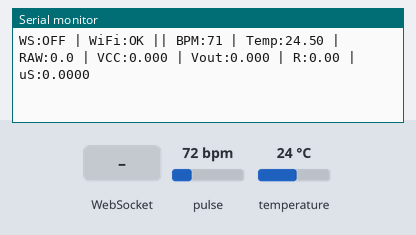
A sketch run on a simulated ESP32. Parts: the last lines printed to the serial monitor. The test bench sets the inputs (shaded band); at power-on: pulse 72 bpm, temperature 24 °C. WiFi joins after 1.5 s; servers stay silent unless stated.

Above: at 2.7 s.
2.8 s: pulse set to 130 bpm
At 2.87 s:
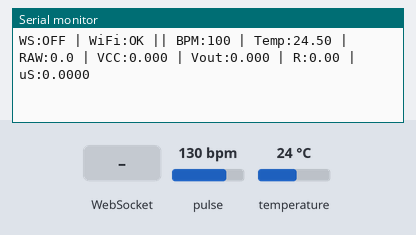
7.0 s: WebSocket text "40" received
At 7.15 s:
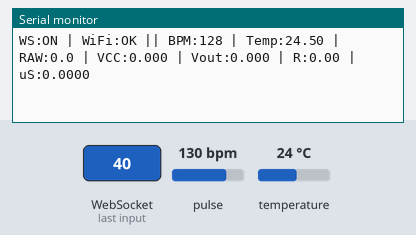
8.5 s: WebSocket text "0" received
10.0 s: temperature set to 12 °C
At 10.06 s:
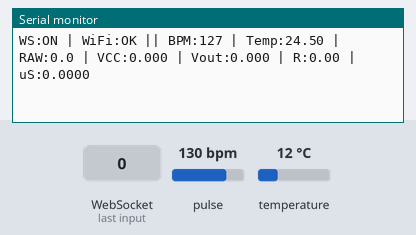
11.5 s: pulse set to 42 bpm
At 11.56 s:
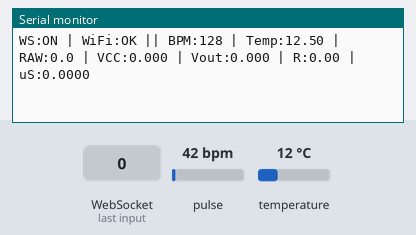
Timing chart, 0 to 14.5 s (numbered marks = the images above; inputs shaded):
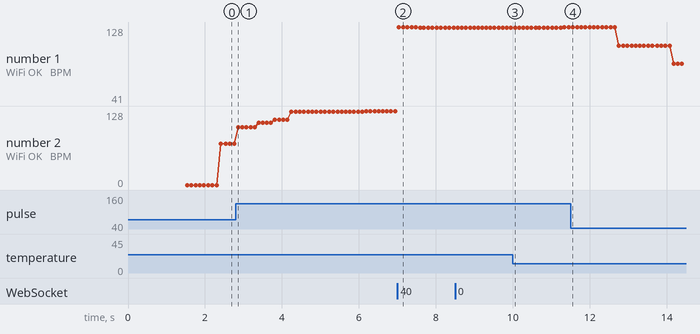

The sketch:

integration_websocket.ino
```cpp
#include <WiFi.h>
#include <WiFiManager.h> // Pastikan library "WiFiManager" by tzapu terinstall
#include <WebSocketsClient.h> // Library: "WebSockets" by Markus Sattler
#include <OneWire.h>
#include <DallasTemperature.h>
#include <Wire.h>
#include "MAX30105.h"
#include "heartRate.h"

// ================= KONFIGURASI WIFI =================
const char* hardcode_ssid = "POCO X3 Pro";
const char* hardcode_pass = "12321213";
const char* ap_name = "ESP32_raply";

// ================= KONFIGURASI NGROK / SOCKET.IO =================
const char* ws_host  = "premedical-caryl-gawkishly.ngrok-free.dev";
const int   ws_port  = 443; // Port SSL
const char* ws_path  = "/socket.io/?EIO=4&transport=websocket&type=esp32";

WebSocketsClient webSocket;
unsigned long lastTimeWS = 0;
const unsigned long INTERVAL_WS = 100; // Kirim 10Hz seperti referensi
bool socketIoConnected = false;

// ================= KONFIGURASI DS18B20 (SUHU) =================
#define ONE_WIRE_BUS 4
OneWire oneWire(ONE_WIRE_BUS);
DallasTemperature sensors(&oneWire);

const float KALIBRASI_OFFSET = 0.50;
unsigned long lastTempRequest = 0;
const long tempInterval = 1000; // Update suhu tiap 1000ms (1 detik)
float tempC_final = 0.0;

// ================= KONFIGURASI MAX30102 (JANTUNG) =================
MAX30105 particleSensor;

const byte RATE_SIZE = 4;
byte rates[RATE_SIZE];
byte rateSpot = 0;
long lastBeat = 0;
float beatsPerMinute;
int beatAvg = 0;
byte beatCount = 0;

// ================= KONFIGURASI SERIAL GSR (Arduino Nano) =================
HardwareSerial NanoSerial(2);
const int NANO_RX_PIN = 16; // ESP32 menerima data dari TX Nano
const int NANO_TX_PIN = 17; // tidak wajib dipakai (opsional balasan)

float shared_GSR_uS = 0.0f;
bool gsrDataValid = false;
String lastGsrLine;
float gsr_raw = 0.0f;
float gsr_vcc = 0.0f;
float gsr_vout = 0.0f;
float gsr_rest = 0.0f;

// Timer untuk Serial Print (Biar gak spamming terlalu cepat sampai unreadable)
unsigned long lastPrintTime = 0;
const long printInterval = 100; // Print data setiap 100ms (biar terlihat mengalir terus)

// ================= CALLBACK WEBSOCKET =================
void webSocketEvent(WStype_t type, uint8_t * payload, size_t length) {
  switch(type) {
    case WStype_DISCONNECTED:
      socketIoConnected = false;
      Serial.println("[WS] Disconnected!");
      break;

    case WStype_CONNECTED:
      socketIoConnected = false;
      Serial.printf("[WS] Connected to: %s\n", payload);
      webSocket.sendTXT("40");
      Serial.println("[WS] Handshake sent: 40");
      break;

    case WStype_TEXT: {
      if (length > 0 && payload[0] == '2') {
        webSocket.sendTXT("3");
        break;
      }

      String msg;
      msg.reserve(length + 1);
      for (size_t i = 0; i < length; i++) msg += static_cast<char>(payload[i]);

      if (msg.length() > 0 && msg[0] == '0') {
        webSocket.sendTXT("40");
        Serial.println("[WS] Re-handshake sent: 40");
      } else if (msg.startsWith("40")) {
        socketIoConnected = true;
        Serial.println("[WS] Socket.IO ready!");
      }
      break;
    }

    case WStype_ERROR:
      Serial.println("[WS] Error!");
      break;
  }
}

void sendWsData() {
  String json = "42[\"esp32_live_data\",{";
  json += "\"hr\":" + String(beatAvg) + ",";
  json += "\"temp\":" + String(tempC_final, 2) + ",";
  json += "\"eda\":" + String(gsrDataValid ? shared_GSR_uS : 0.0f, 2) + ",";
  json += "\"device_id\":\"ESP32_001\"";
  json += "}]";

  webSocket.sendTXT(json);
}

bool extractFloatAfterKey(const String& source, const char* key, float& out) {
  int idx = source.indexOf(key);
  if (idx < 0) return false;
  idx += strlen(key);

  while (idx < (int)source.length() && source[idx] == ' ') idx++;

  int end = idx;
  while (end < (int)source.length()) {
    char c = source[end];
    if ((c >= '0' && c <= '9') || c == '.' || c == '-') {
      end++;
    } else {
      break;
    }
  }

  if (end <= idx) return false;
  out = source.substring(idx, end).toFloat();
  return true;
}

void readGsrFromNano() {
  while (NanoSerial.available()) {
    String line = NanoSerial.readStringUntil('\n');
    line.trim();
    if (line.length() == 0) continue;

    lastGsrLine = line;
    float rawTemp, vccTemp, voutTemp, restTemp, usTemp;
    bool okRaw  = extractFloatAfterKey(line, "RAW:", rawTemp);
    bool okVcc  = extractFloatAfterKey(line, "VCC:", vccTemp);
    bool okVout = extractFloatAfterKey(line, "Vout:", voutTemp);
    bool okRest = extractFloatAfterKey(line, "R_est:", restTemp);
    bool okUs   = extractFloatAfterKey(line, "G:", usTemp);

    if (okRaw)  gsr_raw  = rawTemp;
    if (okVcc)  gsr_vcc  = vccTemp;
    if (okVout) gsr_vout = voutTemp;
    if (okRest) gsr_rest = restTemp;
    if (okUs) {
      gsrDataValid = true;
      shared_GSR_uS = usTemp;
    }
  }
}

// ================= SETUP =================
void setup() {
  Serial.begin(115200);
  Serial.println("\n\n=== SYSTEM START ===");

  // --- 1. SETUP WIFI ---
  WiFi.mode(WIFI_STA);
  Serial.print("Mencoba koneksi ke WiFi Hardcoded: ");
  Serial.println(hardcode_ssid);

  WiFi.begin(hardcode_ssid, hardcode_pass);

  int retry = 0;
  while (WiFi.status() != WL_CONNECTED && retry < 10) { // Coba 5 detik
    delay(500);
    Serial.print(".");
    retry++;
  }

  if (WiFi.status() == WL_CONNECTED) {
    Serial.println("\nTerhubung WiFi Hardcode!");
    Serial.println(WiFi.localIP());
  } else {
    Serial.println("\nGagal. Masuk Mode WiFi Manager...");
    WiFiManager wm;
    wm.setConfigPortalTimeout(180);
    if (!wm.autoConnect(ap_name)) {
      Serial.println("Timeout. Restart...");
      ESP.restart();
    }
    Serial.println("Terhubung via WiFi Manager!");
  }

  // --- 2. SETUP SENSOR SUHU ---
  sensors.begin();
  sensors.setResolution(11);
  sensors.setWaitForConversion(false); // PENTING: Non-blocking
  sensors.requestTemperatures();
  lastTempRequest = millis();

  // --- 3. SETUP SENSOR JANTUNG ---
  if (!particleSensor.begin(Wire, I2C_SPEED_FAST)) {
    Serial.println("MAX30102 ERROR. Cek Kabel!");
  } else {
    particleSensor.setup();
    particleSensor.setPulseAmplitudeRed(0x0A);
    particleSensor.setPulseAmplitudeGreen(0);
  }

  NanoSerial.begin(9600, SERIAL_8N1, NANO_RX_PIN, NANO_TX_PIN);
  NanoSerial.setTimeout(5);
  Serial.println("Serial2 siap terima data GSR dari Nano.");

  Serial.print("Menghubungkan Ngrok: ");
  Serial.println(ws_host);
  webSocket.beginSSL(ws_host, ws_port, ws_path);
  webSocket.onEvent(webSocketEvent);
  webSocket.setReconnectInterval(3000);
}

// ================= LOOP =================
void loop() {
  webSocket.loop();
  readGsrFromNano();
  // -----------------------------------------------------------
  // BAGIAN 1: HITUNG DETAK JANTUNG (Realtime / Cepat)
  // -----------------------------------------------------------
  long irValue = particleSensor.getIR();

  // Jika ada jari terdeteksi (Threshold IR > 50.000)
  if (irValue > 50000) {
    if (checkForBeat(irValue) == true) {
      long delta = millis() - lastBeat;
      lastBeat = millis();

      beatsPerMinute = 60000.0 / delta;

      if (beatsPerMinute < 255 && beatsPerMinute > 40) {
        rates[rateSpot++] = (byte)beatsPerMinute;
        rateSpot %= RATE_SIZE;
        if (beatCount < RATE_SIZE) beatCount++;

        // Hitung Rata-rata
        beatAvg = 0;
        for (byte x = 0 ; x < RATE_SIZE ; x++) beatAvg += rates[x];
        if (beatCount > 0) beatAvg /= beatCount;
      }
    }
  } else {
    // Jika tidak ada jari, Reset BPM jadi 0
    beatAvg = 0;
    beatCount = 0;
    for (byte x = 0 ; x < RATE_SIZE ; x++) rates[x] = 0;
  }

  // -----------------------------------------------------------
  // BAGIAN 2: HITUNG SUHU (Interval 1 Detik / 1 Hz)
  // -----------------------------------------------------------
  if (millis() - lastTempRequest >= tempInterval) {
    // 1. Baca hasil request detik sebelumnya
    float tempC_raw = sensors.getTempCByIndex(0);

    // 2. Request baru untuk detik berikutnya
    sensors.requestTemperatures();
    lastTempRequest = millis();

    // Validasi nilai
    if(tempC_raw != DEVICE_DISCONNECTED_C && tempC_raw > -127) {
       tempC_final = tempC_raw + KALIBRASI_OFFSET;
    }
    // Jika sensor suhu error/lepas, nilai tempC_final dibiarkan nilai terakhir
  }

  // -----------------------------------------------------------
  // BAGIAN 3: PRINT DATA TERUS MENERUS (Streaming)
  // -----------------------------------------------------------
  // Kita update tampilan setiap 100ms agar serial monitor enak dilihat
  if (millis() - lastPrintTime >= printInterval) {
    lastPrintTime = millis();

    Serial.print("WS:");
    Serial.print(socketIoConnected ? "ON" : "OFF");

    Serial.print(" | WiFi:");
    Serial.print(WiFi.status() == WL_CONNECTED ? "OK" : "ERR");

    Serial.print(" || BPM:");
    Serial.print(beatAvg);

    Serial.print(" | Temp:");
    Serial.print(tempC_final, 2);

    Serial.print(" | RAW:");
    Serial.print(gsr_raw, 1);

    Serial.print(" | VCC:");
    Serial.print(gsr_vcc, 3);

    Serial.print(" | Vout:");
    Serial.print(gsr_vout, 3);

    Serial.print(" | R:");
    Serial.print(gsr_rest, 2);

    Serial.print(" | uS:");
    Serial.println(shared_GSR_uS, 4);

    // Kalau mau liat raw IR value buat debugging sensitivitas, uncomment ini:
    // Serial.print(" \t| IR: "); Serial.println(irValue);
  }

  unsigned long now = millis();
  if (now - lastTimeWS >= INTERVAL_WS) {
    lastTimeWS = now;
    sendWsData();
  }
}
```

Measured:
- after the input at 2.8 s, the serial monitor: prints a new line after 0.07 s (image 1)
- after the input at 7.0 s, the serial monitor: prints a new line at once (image 2)
- plotted number 1: 128 → 41 after the input at 11.5 s
- plotted number 2: 71 → 128 after the input at 2.8 s
